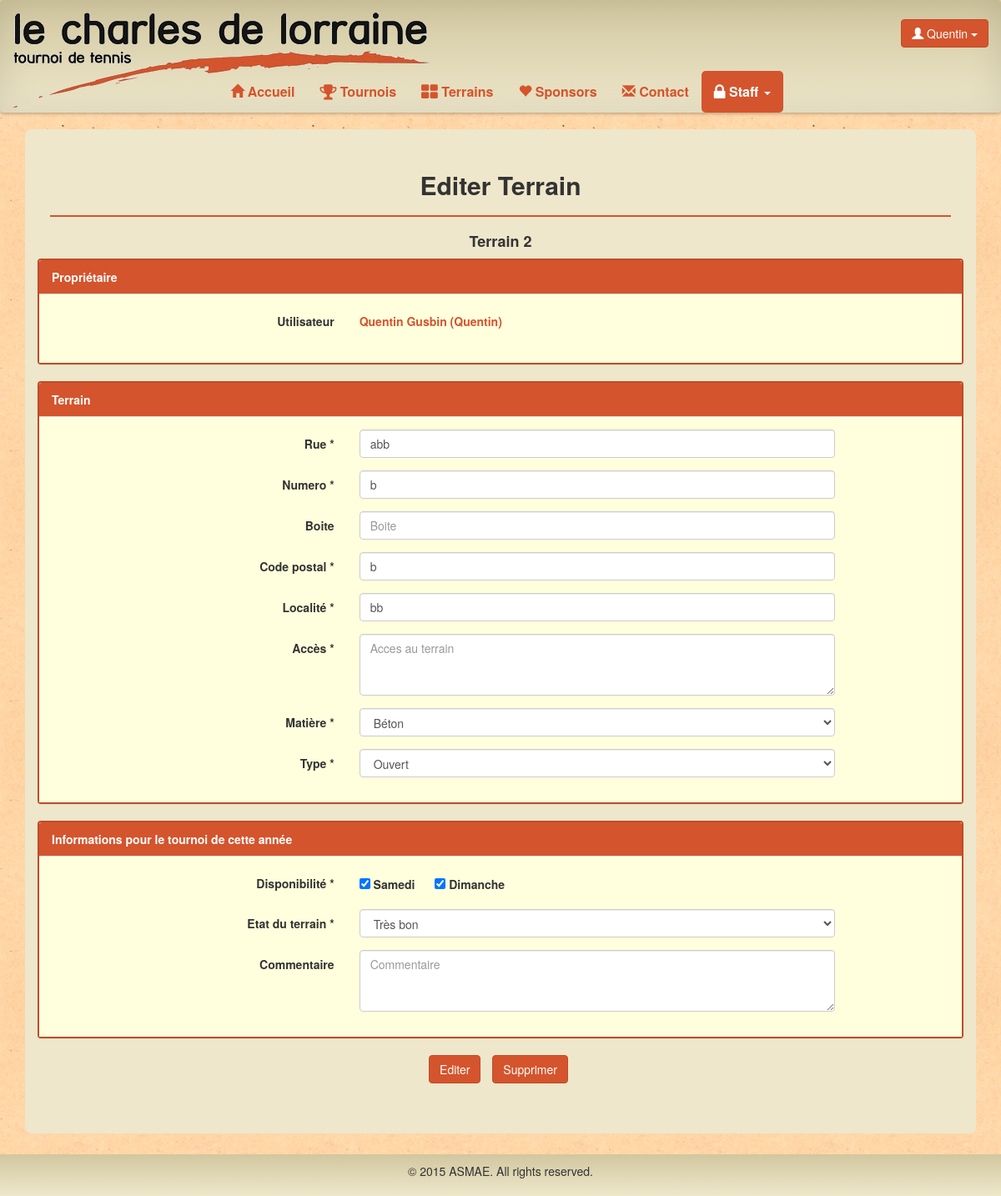
Screenshot of /tennis/staff/terrains/2/edit/ (signed in) with the database file from the repository.
### tennis/models.py (models this page shows, shortened)
class Court(models.Model):
	id = models.AutoField(primary_key=True, verbose_name='ID')
	rue = models.CharField(max_length=100 , verbose_name='Rue')
	numero = models.CharField(max_length=10, verbose_name='Numéro')
	boite = models.CharField(max_length=10,null=True, blank=True)
	codepostal = models.CharField(max_length=10, verbose_name='Code postal')
	localite = models.CharField(max_length=30, verbose_name='Localité')
	acces = models.TextField(null=True,blank=True)
	matiere = models.ForeignKey(CourtSurface, verbose_name='Surface')
	type = models.ForeignKey(CourtType, verbose_name='Type')
	dispoSamedi = models.BooleanField(default=False, verbose_name='Dispo samedi')
	dispoDimanche = models.BooleanField(default=False, verbose_name='Dispo dimanche')
	etat = models.ForeignKey(CourtState, verbose_name='Etat')
	commentaire = models.TextField(null=True, blank=True)
	commentaireStaff = models.TextField(null=True, blank=True)
	valide = models.BooleanField(default=False, verbose_name='Validé')
	user = models.ForeignKey(User, verbose_name='Utilisateur')
	class Meta:
		verbose_name = "Terrain"
		permissions = (
			("Court", "Manage Court"),
		)

class Participant(models.Model):
	user = models.OneToOneField(User,null=True)
	titre = models.CharField(max_length=5)
	nom = models.CharField(max_length=30)
	prenom = models.CharField(max_length=30, verbose_name="Prénom")
	rue = models.CharField(max_length=100)
	numero = models.CharField(max_length=10, verbose_name="Numéro")
	boite = models.CharField(max_length=10,null=True, blank=True)
	codepostal = models.CharField(max_length=10, verbose_name="Code postal")
	localite = models.CharField(max_length=30, verbose_name="Localité")
	telephone = models.CharField(max_length=30,null=True, blank=True, verbose_name="Téléphone")
	fax = models.CharField(max_length=30,null=True, blank=True)
	gsm = models.CharField(max_length=30,null=True)
	datenaissance = models.DateTimeField(null=True, verbose_name="Date de naissance")
	classement = models.CharField(max_length=10,null=True, blank=True)
	oldparticipant = models.BooleanField(default=False)
	isGroupLeader = models.BooleanField(default=False)
	isAccountActivated = models.BooleanField(default=True)
	class Meta:
		verbose_name = "Participant"
		permissions = (
			("User", "Manage User"),
			("Droit","Donner droit"),
		)

### tennis/views.py (the view, shortened to what this page needs)
# urls.py: url(r'^staff/terrains/(\d+)/edit/$','editTerrainStaff'),
@permission_required('tennis.Court')
def editTerrainStaff(request, id):
	allCourtSurface = CourtSurface.objects.all()
	allCourtType = CourtType.objects.all()
	allCourtState = CourtState.objects.all()
	court = Court.objects.filter(id=id)[0]
	if request.user.is_authenticated():
		return render(request,'tennis/editTerrainStaff.html',locals())
	return redirect(reverse(home))

### tennis/models.py (called while the page is built)
	def __str__(self):
		return self.nom

	def __str__(self):
		return self.nom

	def __str__(self):
		return self.nom

### tennis/templates/tennis/editTerrainStaff.html (shortened to what this page needs)
{% extends "tennis/staff.html" %}
{% block body %}
<div class="container">
	<div class="content-box">
		<h2 class="center">Editer Terrain</h2>
		<hr class="line">
		<h4 class="center">Terrain {{ court.id }}</h4>
		<form class="form-horizontal" name="editForm" role="form" method="post" action="{% url "tennis.views.editTerrainStaff" court.id %}">
			<div class="row">
				<div class="panel panel-default">
					<div class="panel-heading">Propriétaire</div>
					<div class="panel-body">
						<div class="form-group">
					      <label class="control-label col-sm-4" for="rue">Utilisateur</label>
					      <div class="col-sm-8" style="max-width:600px;">
					      	<p class="info">{{ court.user.participant.prenom }} {{ court.user.participant.nom }} ({{ court.user.username }})</p>
					      </div>
					    </div>
					</div>
				</div>
				<div class="panel panel-default">
					<div class="panel-heading">Terrain</div>
					<div class="panel-body">
						<div class="form-group">
					      <label class="control-label col-sm-4" for="rue">Rue *</label>
					      <div class="col-sm-8" style="max-width:600px;">
					      	<input type="text" class="form-control" name="rue" id="rue" placeholder="Nom de rue" value="{{ court.rue }}">
					      </div>
					    </div>
						<div class="form-group">
					      <label class="control-label col-sm-4" for="numero">Numero *</label>
					      <div class="col-sm-8" style="max-width:600px;">
					      	<input type="text" class="form-control" name="numero" id="numero" placeholder="Numero" value="{{ court.numero }}">
					      </div>
					    </div>
						<div class="form-group">
					      <label class="control-label col-sm-4" for="boite">Boite</label>
					      <div class="col-sm-8" style="max-width:600px;">
					      	<input type="text" class="form-control" name="boite" id="boite" placeholder="Boite" value="{{ court.boite }}">
					      </div>
					    </div>
						<div class="form-group">
					      <label class="control-label col-sm-4" for="postalcode">Code postal *</label>
					      <div class="col-sm-8" style="max-width:600px;">
					      	<input type="text" class="form-control" name="postalcode" id="postalcode" placeholder="Code postal" value="{{ court.codepostal }}">
					      </div>
					    </div>
						<div class="form-group">
					      <label class="control-label col-sm-4" for="loclity">Localité *</label>
					      <div class="col-sm-8" style="max-width:600px;">
					      	<input type="text" class="form-control" name="loclity" id="loclity" placeholder="Localité" value="{{ court.localite }}">
					      </div>
					    </div>
						<div class="form-group">
					      <label class="control-label col-sm-4" for="acces">Accès *</label>
					      <div class="col-sm-8" style="max-width:600px;">
					      	<textarea class="form-control" rows="3" name="acces" id="acces" placeholder="Acces au terrain">{{ court.acces }}</textarea>
					      </div>
					    </div>
						<div class="form-group">
					      <label class="control-label col-sm-4" for="matiere">Matière *</label>
					      <div class="col-sm-8" style="max-width:600px;">
					      	<select class="form-control" name="matiere" id="matiere">
						        {% for courtSurface in allCourtSurface %}
							  	<option value="{{ courtSurface.nom }}">{{ courtSurface.nom }}</option>
							  	{% endfor %}
							</select>
					      </div>
					    </div>
						<div class="form-group">
					      <label class="control-label col-sm-4" for="matiere">Type *</label>
					      <div class="col-sm-8" style="max-width:600px;">
					      	<select class="form-control" name="type" id="type">
					      	{% for courtType in allCourtType %}
					      		<option value="{{ courtType.nom }}">{{ courtType.nom }}</option>
							{% endfor %}
							</select>
					      </div>
					    </div>
					</div>
				</div>
			</div>
			<div class="row">
				<div class="panel panel-default">
					<div class="panel-heading">Informations pour le tournoi de cette année</div>
					<div class="panel-body">
						<div class="form-group">
					      <label class="control-label col-sm-4" for="dispo">Disponibilité *</label>
					      <div class="col-sm-8" style="max-width:600px;">
					      	<label style="margin-right:20px;padding-top:7px;"><input name ="dispoSamedi" type="checkbox" {% if court.dispoSamedi %} checked {% endif %}> Samedi</label>
					      	<label><input name ="dispoDimanche" type="checkbox" {% if court.dispoDimanche %} checked {% endif %}> Dimanche</label>
					      </div>
					    </div>
						<div class="form-group">
					      <label class="control-label col-sm-4" for="etat">Etat du terrain *</label>
					      <div class="col-sm-8" style="max-width:600px;">
					      	<select class="form-control" name="etat" id="etat">
						        {% for courtState in allCourtState %}
							  	<option value="{{ courtState.nom }}">{{ courtState.nom }}</option>
							   	{% endfor %}
							</select>
					      </div>
					    </div>
						<div class="form-group">
					      <label class="control-label col-sm-4" for="comment">Commentaire</label>
					      <div class="col-sm-8" style="max-width:600px;">
					      	<textarea class="form-control" rows="3" name="comment" id="comment" placeholder="Commentaire">{{ court.commentaire}}</textarea>
					      </div>
					    </div>
					</div>
				</div>
			</div>
			<ul class="list-inline text-center">
				<li>
					<button class="btn-default btn" name="action" value="modifyCourt">Editer</button>
				</li>
				<li>
					<button class="btn-default btn" type="button" data-toggle="modal" data-target="#myModal">Supprimer</button>
				</li>
			</ul>
		</form>
	</div>
</div>
{% endblock %}

### tennis/templates/tennis/base.html (shortened to what this page needs)
<!DOCTYPE html>
<html lang="fr">
<head>
    {% load static from staticfiles %}
  <link rel="stylesheet" type="text/css" href="{% static 'tennis/css/tennis.css' %}">
  <link rel="stylesheet" type="text/css" href="{% static 'tennis/css/gracket.css' %}">
  <link rel="stylesheet" href="http://maxcdn.bootstrapcdn.com/bootstrap/3.3.5/css/bootstrap.min.css">
  <link rel="stylesheet" href="https://maxcdn.bootstrapcdn.com/font-awesome/4.4.0/css/font-awesome.min.css">
</head>
<body>
      <nav class="effect6 navbar navbar-default" role="navigation">
        <div class="container-fluid">
          <div class="navbar-header" style="width:100%;">
            <a class="navbar-brand navbar-img" style="padding-bottom:70px;" href="{% url "tennis.views.home" %}"><img src="{% static 'tennis/img/logo.png' %}"></a>
            <div class="username btn-group pull-right navbar-btn">
              {% if user.is_authenticated %}
              <button class="btn btn-default dropdown-toggle" type="button" data-toggle="dropdown"><span class="glyphicon glyphicon-user" aria-hidden="true"></span> {{ user.username }}
                <span class="caret"></span></button>
              {% endif %}
            </div>
          </div>
          <div class="collapse navbar-collapse" id="bs-example-navbar-collapse-1">
            <ul class="nav navbar-nav">
              <li {% block nav-home %}{% endblock %}><a href="{% url "tennis.views.home" %}"><span class="glyphicon glyphicon-home" aria-hidden="true"></span> Accueil</a></li>
              {% if user.is_authenticated %}
              <li {% block nav-tournoi %}{% endblock %}><a href="{% url "tennis.views.tournoi" %}"><i class="fa fa-trophy fa-lg"></i> Tournois</a></li>
              <li {% block nav-terrain %}{% endblock %}><a href="{% url "tennis.views.terrain" %}"><i class="fa fa-th-large fa-lg"></i> Terrains</a></li>
              {% endif %}
              <li {% block nav-sponsors %}{% endblock %}><a href="{% url "tennis.views.sponsors" %}"><span class="glyphicon glyphicon-heart" aria-hidden="true"></span> Sponsors</a></li>
              <li {% block nav-contact %}{% endblock %}><a href="{% url "tennis.views.contact" %}"><span class="glyphicon glyphicon-envelope" aria-hidden="true"></span> Contact</a></li>
              {% if perms.auth.Pair or perms.tennis.Extra or perms.auth.User or perms.tennis.Court or perms.tennis.DoubleHommes or perms.tennis.DoubleFemmes or perms.tennis.DoubleMixte or perms.tennis.TournoiDesFamilles or  perms.auth.Droit %}
              <li {% block nav-staff %}class="dropdown"{% endblock %}><a class="dropdown-toggle" data-toggle="dropdown" href="#"><i class="fa fa-lock fa-lg"></i> Staff <span class="caret"></span></a>
              </li>
              {% endif %}
              </ul>
          </div>
        </div>
      </nav>
    <div class="demo">
      {% block body %}
     {% endblock %}
    </div>
    <div class="footer no-print" id="foot01"></div>
</body>
</html>

### tennis/static/tennis/css/tennis.css (style rules this page uses)
html { height: 100%; box-sizing: border-box; }
*, *:before, *:after { box-sizing: inherit; }
body { position: relative; margin: 0; padding-bottom: 6rem; min-height: 100%; font-family: "Helvetica Neue", Arial, sans-serif; }
body, html { background-image: url("../img/bg.jpg"); }
h1, h2, h3, h4, h5, h6 { font-weight: bold !important; }
nav { font-size: 16px; background-color: rgba(238, 231, 203, 1); background: -webkit-linear-gradient(top, rgba(209, 199, 159, 1) 0%, rgba(238, 231, 203, 1) 100%); background: linear-gradient(to bottom, rgba(209, 199, 159, 1) 0%, rgba(238, 231, 203, 1) 100%); border-bottom-width: 0px!important; border-width: 0px!important; }
.effect6 { position:relative; -webkit-box-shadow:0 1px 4px rgba(0, 0, 0, 0.3), 0 0 40px rgba(0, 0, 0, 0.1) inset; -moz-box-shadow:0 1px 4px rgba(0, 0, 0, 0.3), 0 0 40px rgba(0, 0, 0, 0.1) inset; box-shadow:0 1px 4px rgba(0, 0, 0, 0.3), 0 0 40px rgba(0, 0, 0, 0.1) inset; }
.effect6:before, .effect6:after { content:""; position:absolute; z-index:-1; -webkit-box-shadow:0 0 20px rgba(0,0,0,0.8); -moz-box-shadow:0 0 20px rgba(0,0,0,0.8); box-shadow:0 0 20px rgba(0,0,0,0.8); top:50%; bottom:0; left:10px; right:10px; -moz-border-radius:100px / 10px; border-radius:100px / 10px; }
.effect6:after { right:10px; left:auto; -webkit-transform:skew(8deg) rotate(3deg); -moz-transform:skew(8deg) rotate(3deg); -ms-transform:skew(8deg) rotate(3deg); -o-transform:skew(8deg) rotate(3deg); transform:skew(8deg) rotate(3deg); }
.navbar-default .navbar-brand { color: black !important; }
.navbar-default .navbar-nav > li > a { color: #D4542D !important; font-weight: bold; }
.navbar-default .navbar-nav > .active > a, .navbar-default .navbar-nav > .active > a:hover, .navbar-default .navbar-nav > .active > a:focus { color: white !important; background-color: #D4542D !important; border-radius: 5px; }
.username, .navbar-img { display: none !important; }
@media (min-width:768px) { .username, .navbar-img { display: inherit!important; float:right; padding-top:15px; text-align: right; } }
@media (min-width:768px) { .navbar-img { display: inherit; } }
@media (min-width:768px) { .navbar .navbar-nav { display: inline-block; float: none; vertical-align: top; } }
@media (min-width:768px) { .navbar .navbar-collapse { text-align: center; } }
.content-box { background-color: rgba(238, 231, 203, 1); border-radius: 8px; padding-top: 30px; padding-bottom: 50px; padding-right: 30px; padding-left: 30px; margin-bottom: 15px; }
.center { text-align:center; }
.btn-default { background-color: #D4542D !important; border-color: #BF4C28 !important; color:white !important; }
hr.line { border-color: #D4542D; border-width: 2px; }
textarea { resize: vertical; }
.panel-body { background-color: #FFFFDD; }
.panel-heading { background-color: #D4542D !important; color: white !important; font-weight: bold; }
.panel-default { border: solid 2px #BF4C28 !important; }
p.info { padding-top: 7px; font-weight: bold; color: #D4542D; }
.footer { position: absolute; right: 0; bottom: 0; left: 0; padding: 1rem; background-color: rgba(238, 231, 203, 1); background: -webkit-linear-gradient(top, rgba(209, 199, 159, 1) 0%, rgba(238, 231, 203, 1) 100%); background: linear-gradient(to bottom, rgba(209, 199, 159, 1) 0%, rgba(238, 231, 203, 1) 100%); text-align: center; }

### rows the page displays
Court: id "2", user.participant.prenom "Quentin", user.participant.nom "Gusbin", user.username "Quentin", rue "abb", numero "b", postalcode "b", loclity "bb", dispoSamedi "☑", dispoDimanche "☑"

### other values shown
{{ user.username }} "Quentin"
form field matiere "Béton"
form field type "Ouvert"
form field etat "Très bon"
